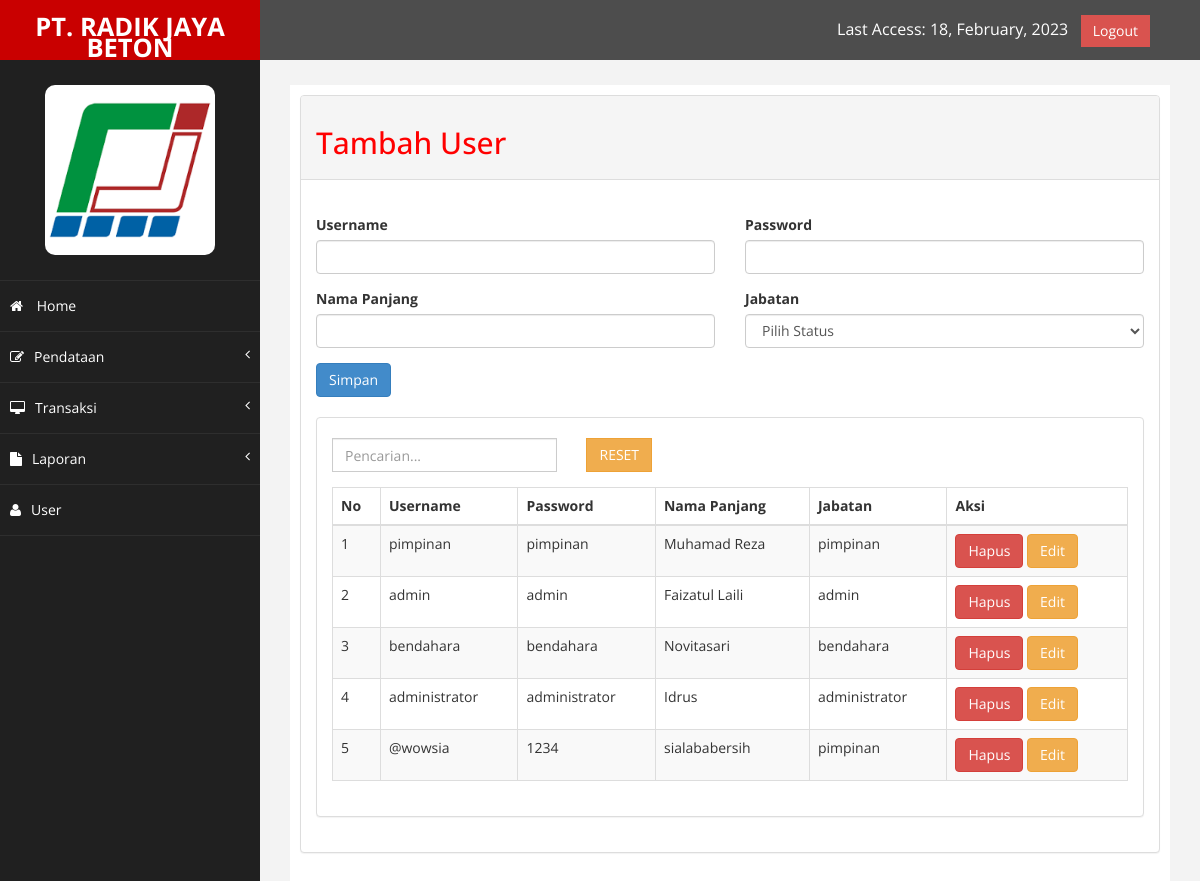
The page /admin/index.php?halaman=user (signed in) on the database its author committed.
### tables this page shows
CREATE TABLE `user` (
  `id_user` int(100) NOT NULL,
  `username` varchar(100) NOT NULL,
  `password` varchar(100) NOT NULL,
  `nama_panjang` varchar(200) NOT NULL,
  `jabatan` varchar(100) NOT NULL
);

### admin/user.php (the view, shortened to what this page needs)
<div class="panel panel-default">
    <div class="panel-heading">
        <h2>Tambah User</h2>
    </div>
    <br>
    <div class="panel-body">
        <form method="post">
            <div class="row">
                <div class="col-md-6">
                    <div class="form-group">
                        <label>Username</label>
                        <input type="text" class="form-control" name="username" required>
                    </div>
                </div>
                <div class="col-md-6">
                    <div class="form-group">
                        <label>Password</label>
                        <input type="text" class="form-control" name="password" required>
                    </div>
                </div>
                <div class="col-md-6">
                    <div class="form-group">
                        <label>Nama Panjang</label>
                        <input type="text" class="form-control" name="nama_panjang" required>
                    </div>
                </div>
                <div class="col-md-6">
                    <div class="form-group">
                        <label>Jabatan</label>
                        <select class="form-control" name="jabatan" required>
                            <option value="">Pilih Status</option>
                        </select>
                    </div>
                </div>
                <div class="col-md-6">
                    <button class="btn btn-primary" name="save">Simpan</button>
                </div>
            </div>
        </form>
        <br>
        <div class="panel panel-default">
            <br>
            <div class="input-group">
                <div class="col-md-10">
                    <input type="text" class="form-control" placeholder="Pencarian..." id="keyword">
                </div>
                <div class="col-md-2">
                    <span class="input-group-btn">
                        <a href="" class="btn btn-warning">RESET</a>
                    </span>
                </div>
            </div>
            <div class="panel-body">
                <div class="table-responsive">
                    <table class=" table table-striped table-bordered table-hover" id="container">
                        <thead>
                            <tr>
                                <th>No</th>
                                <th>Username</th>
                                <th>Password</th>
                                <th>Nama Panjang</th>
                                <th>Jabatan</th>
                                <th>Aksi</th>
                            </tr>
                        </thead>
                        <tbody>
                            <?php include 'koneksi.php'; ?>
                            <?php $nomor = 1; ?>
                            <?php $ambil = $koneksi->query("SELECT * FROM user"); ?>
                            <?php while ($pecah = $ambil->fetch_assoc()) { ?>
                                <tr>
                                    <td><?php echo $nomor; ?></td>
                                    <td><?php echo $pecah['username']; ?></td>
                                    <td><?php echo $pecah['password']; ?></td>
                                    <td><?php echo $pecah['nama_panjang']; ?></td>
                                    <td><?php echo $pecah['jabatan']; ?></td>
                                    <td>
                                        <a href="index.php?halaman=hapususer&id=<?php echo $pecah['id_user']; ?>" class="btn-danger btn">Hapus</a>
                                        <a href="index.php?halaman=edituser&id=<?php echo $pecah['id_user']; ?>" class="btn btn-warning">Edit</a>
                                    </td>
                                </tr>
                                <?php $nomor++; ?>
                            <?php } ?>
                        </tbody>
                    </table>
                </div>
            </div>
        </div>

### admin/assets/css/custom.css (style rules this page uses)
body { font-family: 'Open Sans', sans-serif; }
h2 { color: #f00; }

### rows shown on the page
user: username "pimpinan", password "pimpinan", nama_panjang "Muhamad Reza", jabatan "pimpinan"
user: username "admin", password "admin", nama_panjang "Faizatul Laili", jabatan "admin"
user: username "bendahara", password "bendahara", nama_panjang "Novitasari", jabatan "bendahara"
user: username "administrator", password "administrator", nama_panjang "Idrus", jabatan "administrator"
user: username "@wowsia", password "1234", nama_panjang "sialababersih", jabatan "pimpinan"
